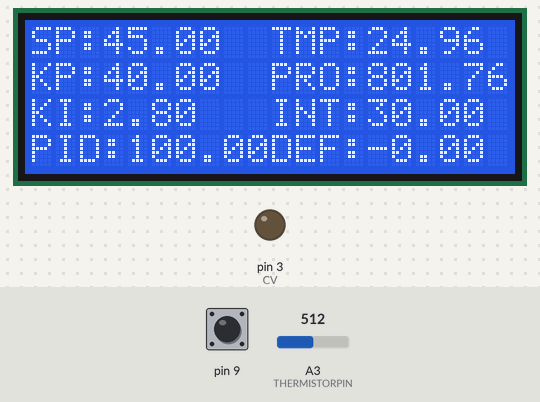
A program run on a simulated Arduino Uno, built with avr-gcc and run on an emulated ATmega328P. Parts: 20×4 character LCD, output pins drawn as LEDs (lit = HIGH). Dashed ring = blinking. Inputs (shaded band) come from the test bench; at power-on: A3 (THERMISTORPIN) = 512, pin 9 LOW.

Above: at 1.2 s.
1.3 s: A3 (THERMISTORPIN) set to 299
At 1.59 s:
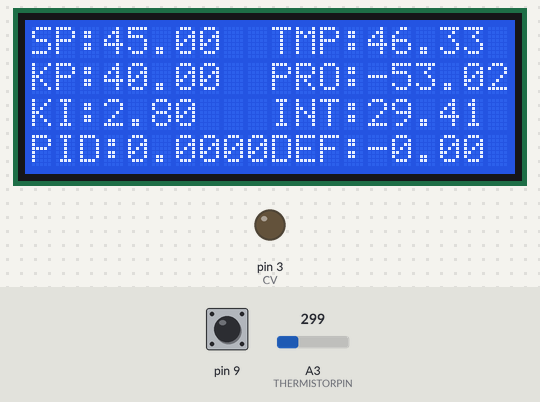
2.9 s: A3 (THERMISTORPIN) set to 280
At 3.05 s:
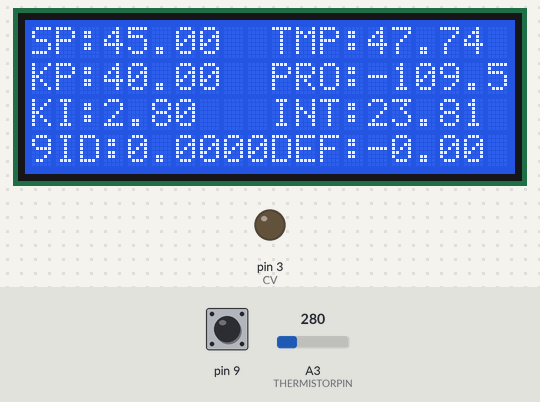
4.8 s: A3 (THERMISTORPIN) set to 122
At 5.8 s:
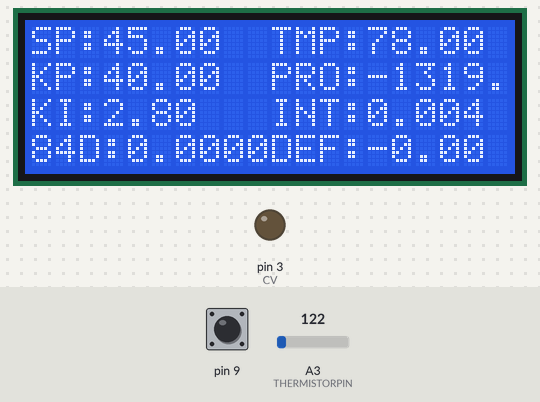
6.4 s: A3 (THERMISTORPIN) set to 0
At 7.3 s:
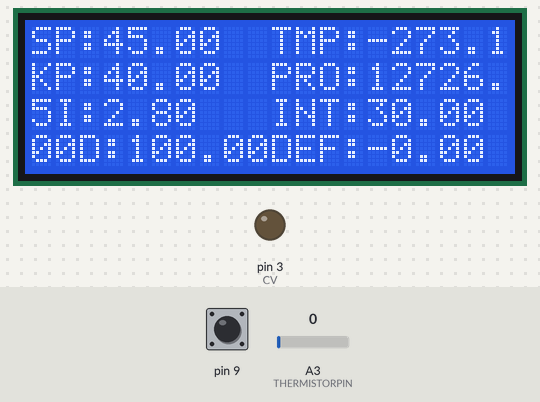
8.0 s: pin 9 driven HIGH
At 9.0 s:
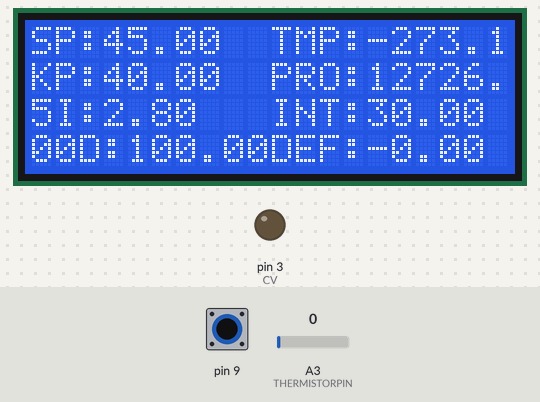
9.5 s: pin 9 pulsed LOW 5 times (0.12 s each, 0.3 s apart)
At 10.1 s:
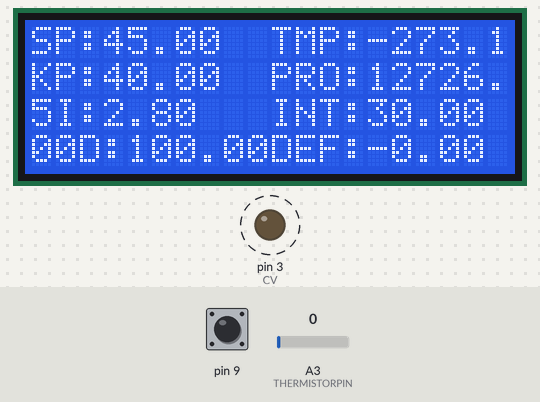
Timing chart, 0 to 12.5 s (numbered marks = the images above; inputs shaded):
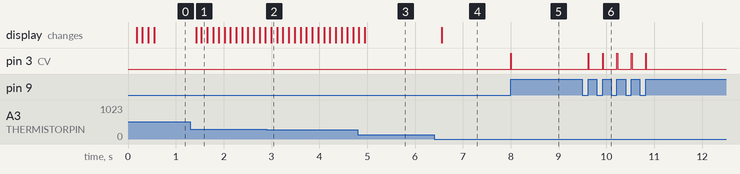

Measured:
- the behaviour switches between 290 and 289 on A3 (THERMISTORPIN) (found by bisection; images 1 and 2)
- after the input at 1.3 s, the display: first changes after 0.12 s (image 1 shows a later state)
- after the input at 2.9 s, the display: changes after 0.09 s (image 2)
- after the input at 4.8 s, the display: first differs from a run without the input after 0.15 s (image 3)
- after the input at 6.4 s, the display: changes after 0.16 s (image 4)
- after the input at 8.0 s, pin 3 (CV): LOW → HIGH at once, → LOW 0.02 s later
- after the input at 9.5 s, pin 3 (CV): alternates HIGH for 0.02 s and LOW for 0.28 s, 10 changes in all, then stays LOW, starting after 0.12 s

The program:

main.cpp
```cpp
#include <Arduino.h>
#include <PID.h>
#include <Wire.h>
#include <LiquidCrystal_I2C.h>

/* Controller parameters */
#define PID_KP 40.0f
#define PID_KI 2.80f
#define PID_KD 0.80f

#define PID_TAU 0.005f

#define PID_LIM_MIN 0.00f
#define PID_LIM_MAX 100.00f

#define PID_LIM_MIN_INT 0.0f
#define PID_LIM_MAX_INT 30.0f

#define SAMPLE_TIME_S 0.01f

/* I/O definitions */
#define KP 5       // Proportional gain
#define KI A1       // Integral gain
#define KD A2       // Derivative gain
#define Set_Point A0 // Set point
#define CV 3        // Calculated value
#define SN A3       // Sensor value

// which analog pin to connect
#define THERMISTORPIN SN
// resistance at 25 degrees C
#define THERMISTORNOMINAL 10000
// temp. for nominal resistance (almost always 25 C)
#define TEMPERATURENOMINAL 25
// how many samples to take and average, more takes longer
// but is more 'smooth'
#define NUMSAMPLES 5
// The beta coefficient of the thermistor (usually 3000-4000)
#define BCOEFFICIENT 3950
// the value of the 'other' resistor
#define SERIESRESISTOR 10000

volatile bool detection = 0;
volatile long Value = 0;
volatile bool last_CH1_state = 0;
unsigned long timenow = 0;

int samples[NUMSAMPLES];


// Read and calculate KP
float readKP()
{
  return ((float)map(analogRead(KP), 0, 1023, 0, 10000)) / 100.00f;
}

// Read and calculate KI
float readKI()
{
  return ((float)map(analogRead(KI), 0, 1023, 0, 1000000)) / 10000.00f;
}

// Read and calculate KD
float readKD()
{
  return ((float)map(analogRead(KD), 0, 1023, 0, 10000)) / 10000.00f;
}

// Read and calculate KD
float readSet_Point()
{
  return ((float)map(analogRead(Set_Point), 0, 1023, 150, 1000)) / 10.00f;
}

float measureTemp()
{
  uint8_t i;
  float average;

  // take N samples in a row, with a slight delay
  for (i = 0; i < NUMSAMPLES; i++)
  {
    samples[i] = analogRead(THERMISTORPIN);
    delay(10);
  }

  // average all the samples out
  average = 0;
  for (i = 0; i < NUMSAMPLES; i++)
  {
    average += samples[i];
  }
  average /= NUMSAMPLES;

  // convert the value to resistance
  average = 1023 / average - 1;
  average = SERIESRESISTOR / average;

  float steinhart;
  steinhart = average / THERMISTORNOMINAL;          // (R/Ro)
  steinhart = log(steinhart);                       // ln(R/Ro)
  steinhart /= BCOEFFICIENT;                        // 1/B * ln(R/Ro)
  steinhart += 1.0 / (TEMPERATURENOMINAL + 273.15); // + (1/To)
  steinhart = 1.0 / steinhart;                      // Invert
  steinhart -= 273.15;                              // convert to C

  return steinhart;
}

/* Initialise PID controller */
PIDController pid = {PID_KP, PID_KI, PID_KD,
                     PID_TAU,
                     PID_LIM_MIN, PID_LIM_MAX,
                     PID_LIM_MIN_INT, PID_LIM_MAX_INT,
                     SAMPLE_TIME_S};

// Set the LCD address to 0x27 for a 20 chars and 4 line diSet_Pointlay
LiquidCrystal_I2C lcd(0x27, 20, 4);

int SST = 0;
float MIN = 100.00f;
float MAX = 0.00f;
bool reachedSP = false;
bool temp_state = false;
int cnt = 0;
float setpoint = 45.00f;
void setup()
{
  lcd.begin();
  lcd.backlight();
  PCICR |= (1 << PCIE0);
  PCMSK0 |= B00000010;
  pinMode(KP, INPUT);
  pinMode(KI, INPUT);
  pinMode(KD, INPUT);
  pinMode(Set_Point, INPUT);
  pinMode(CV, OUTPUT);
  pinMode(2, INPUT_PULLUP);

  PIDController_Init(&pid);

  // pid.Kp = 40.00f;
  // pid.Ki = 15.00;
  // pid.Kd = 0.80;

  cli();                      //stop interrupts for till we make the settings
  /*1. First we reset the control register to amke sure we start with everything disabled.*/
  TCCR1A = 0;                 // Reset entire TCCR1A to 0
  TCCR1B = 0;                 // Reset entire TCCR1B to 0

  /*2. We set the prescalar to the desired value by changing the CS10 CS12 and CS12 bits. */
  TCCR1B |= B00000100;        //Set CS12 to 1 so we get prescalar 256

  /*3. We enable compare match mode on register A*/
  TIMSK1 |= B00000010;        //Set OCIE1A to 1 so we enable compare match A

  /*4. Set the value of register A to 625*/
  OCR1A = 625;             //Finally we set compare register A to this value
  sei();
}
float measurement;
void loop()
{
  // float setpoint = readSet_Point();
  // pid.Kp = readKP();
  // pid.Ki = readKI();
  // pid.Kd = readKD();

  measurement = measureTemp();


  lcd.setCursor(0, 0);
  lcd.print("SP:" + String(setpoint));
  lcd.setCursor(0, 1);
  lcd.print("KP:" + String(pid.Kp));
  lcd.setCursor(0, 2);
  lcd.print("KI:" + String(pid.Ki));
  lcd.setCursor(0, 3);
  lcd.print("PID:" + String(pid.out));
  lcd.setCursor(10, 0);
  lcd.print("TMP:" + String(measurement));
  lcd.setCursor(10, 1);
  lcd.print("PRO:" + String(pid.proportional_));
  lcd.setCursor(10, 2);
  lcd.print("INT:" + String(pid.integrator));
  lcd.setCursor(10, 3);
  lcd.print("DEF:" + String(pid.differentiator));

  // if (measurement >= setpoint && !reachedSP && !temp_state && cnt < 10)
  // {
  //   temp_state = true;
  //   cnt++;
  // }
  // if (measurement < setpoint)
  // {
  //   temp_state = false;
  // }

  // if (cnt >= 10)
  // {
  //   reachedSP = true;
  //   SST = millis() / 1000;
  //   cnt = 0;
  // }

  // if (reachedSP)
  // {
  //   if (measurement < MIN)
  //   {
  //     MIN = measurement;
  //   }
  //   if (measurement > MAX)
  //   {
  //     MAX = measurement;
  //   }
  // }

}

ISR(PCINT0_vect)
{
  Value = map(pid.out, 0, 100, 16200, 0);
  if (PINB & B00000010)
  { // We make an AND with the pin state register, We verify if pin 8 is HIGH???
    if (last_CH1_state == 0)
    {                // If the last state was 0, then we have a state change...
      detection = 1; // We haev detected a state change!
    }
  }
  else if (last_CH1_state == 1)
  {                     // If pin 8 is LOW and the last state was HIGH then we have a state change
    detection = 1;      // We haev detected a state change!
    last_CH1_state = 0; // Store the current state into the last state for the next loop
  }
  if (detection)
  {
    delayMicroseconds(Value); // This delay controls the power
    digitalWrite(3, HIGH);
    delayMicroseconds(16200 - Value);
    digitalWrite(3, LOW);
    detection = 0;
  }
}

//With the settings above, this IRS will trigger each 10ms.
ISR(TIMER1_COMPA_vect){
  TCNT1  = 0;                  //First, set the timer back to 0 so it resets for next interrupt
  /* Compute new control signal */
  PIDController_Update(&pid, setpoint, measurement);
}
```
